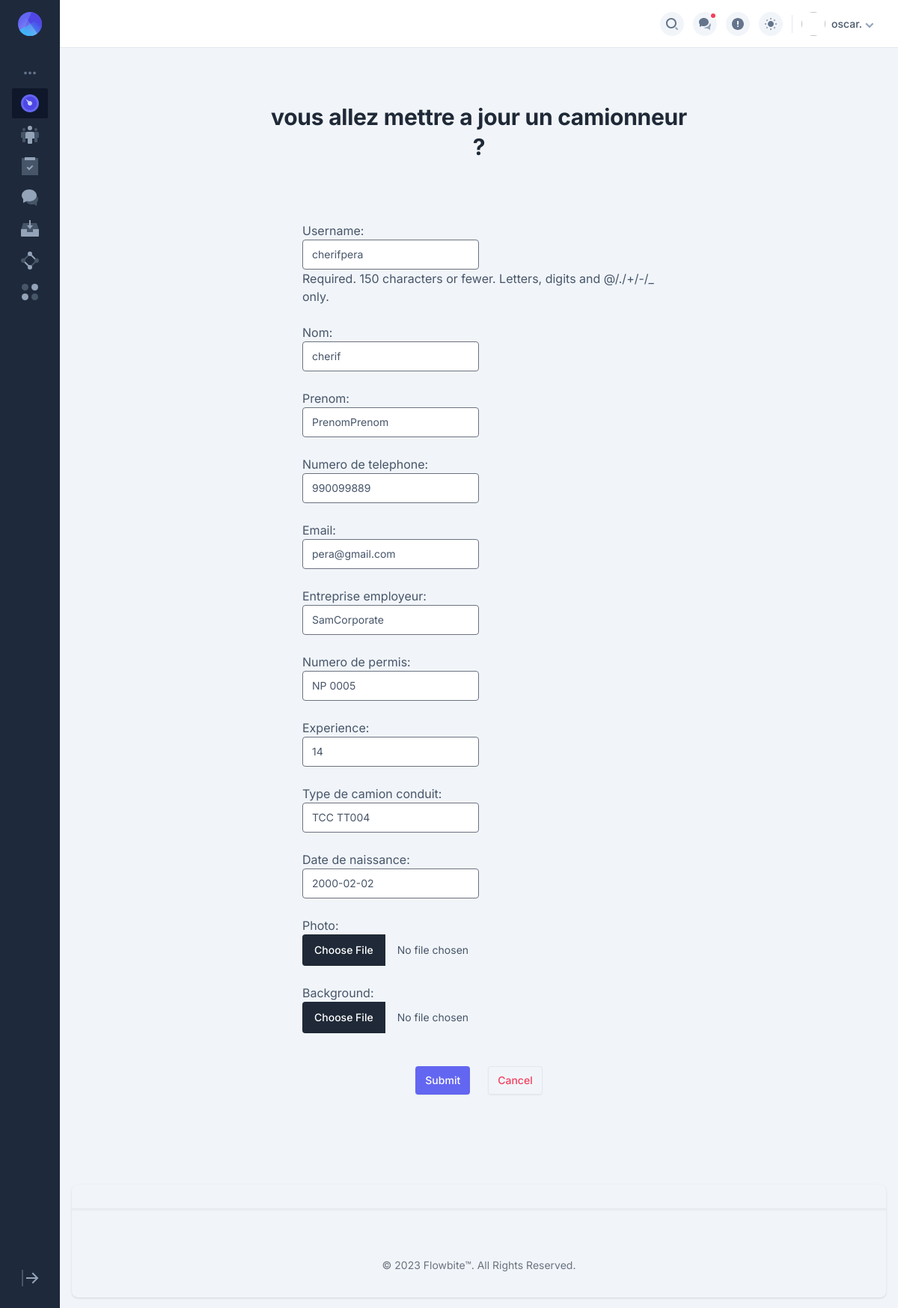
Page /camionneur/update_camionneur/4/ (signed in) on the committed database.
### main_apps/client/models.py (models this page shows, shortened)
class Client(AbstractUser):
    orders = models.ManyToManyField('gestion.Order', through='ClientOrder', related_name='clients')
    photo = models.ImageField(upload_to='profile_pics/', blank=True)
    adresse = models.CharField(max_length=30)
    numero_telephone = models.CharField(max_length=15)
    bio = models.TextField(blank=True)
    date_of_birth = models.DateField(null=True, blank=True)
    phone_number = models.CharField(max_length=15, blank=True)
    location = models.CharField(max_length=100, blank=True)
    cover_picture = models.ImageField(upload_to='cover_picture/', blank=True)
    groups = models.ManyToManyField(
        'auth.Group',
        related_name='client_set',  # Add a unique related_name
        blank=True,
        help_text='The groups this user belongs to. A user will get all permissions granted to each of their groups.',
        verbose_name='groups',
    )
    user_permissions = models.ManyToManyField(
        'auth.Permission',
        related_name='client_set',  # Add a unique related_name
        blank=True,
        help_text='Specific permissions for this user.',
        verbose_name='user permissions',
    )
    USERNAME_FIELD = 'username'
    REQUIRED_FIELDS = ['email', 'numero_telephone']

### main_apps/comionneur/models.py (models this page shows, shortened)
class Camionneur(AbstractUser):
    STATUS_CHOICES = [
        ('actif', 'Actif'),
        ('inactif', 'Inactif'),
    ]
    id = models.AutoField(primary_key=True)
    nom = models.CharField(max_length=100)
    prenom = models.CharField(max_length=100)
    photo = models.ImageField(upload_to='media/', blank=True, null=True)
    background = models.ImageField(upload_to='background/', blank=True, null=True)
    date_de_naissance = models.DateField()
    adresse = models.CharField(max_length=255)
    numero_de_telephone = models.CharField(max_length=20)
    email = models.EmailField(unique=True)
    numero_de_permis = models.CharField(max_length=50)
    experience = models.IntegerField()  # en années
    entreprise_employeur = models.CharField(max_length=100)
    type_de_camion_conduit = models.CharField(max_length=100)
    disponibilite = models.BooleanField(default=True)
    statut_d_emploi = models.CharField(max_length=10, choices=STATUS_CHOICES, default='actif')
    groups = models.ManyToManyField(
        'auth.Group',
        related_name='camionneur_set',  # Add a unique related_name
        blank=True,
        help_text='The groups this user belongs to. A user will get all permissions granted to each of their groups.',
        verbose_name='groups',
    )
    user_permissions = models.ManyToManyField(
        'auth.Permission',
        related_name='camionneur_set',  # Add a unique related_name
        blank=True,
        help_text='Specific permissions for this user.',
        verbose_name='user permissions',
    )
    USERNAME_FIELD = 'username'
    REQUIRED_FIELDS = ['email', 'numero_de_telephone']
    class Meta:
        verbose_name = 'Camionneur'
        verbose_name_plural = 'Camionneurs'

### main_apps/comionneur/views.py (the view)
# urls.py: path('update_camionneur/<int:pk>/', views.update_camionneur, name='update_camionneur'),
@login_required(login_url='/account_login/')
@group_required('admin')
def update_camionneur(request,pk):
    camionneur = get_object_or_404(Camionneur, id=pk)
    if request.method == "POST":
        form = UpdateCamionneurForm(request.POST, request.FILES, instance=camionneur)
        if form.is_valid():
            form.save()
            return redirect('comionneur:list_camionneur')
    else:
        form = UpdateCamionneurForm(instance=camionneur)
    context = {
        'form': form,
        'camionneur': camionneur
    }
    return render(request, 'camionneur/update_camionneur.html', context)

### templates/camionneur/update_camionneur.html (shortened to what this page needs)
{% extends "_base.html" %}
{% load tailwind_filters %}
{% block content %}
<div class="px-2 py-10 sm:px-6 lg:px-8 lg:py-14 mx-auto">
  <div class="max-w-xl mx-auto">
    <div class="text-center">
      <h1 class="text-3xl font-bold text-gray-800 sm:text-4xl dark:text-white">
       vous allez mettre a jour un camionneur ?
      </h1>
    </div>
      <div class='p-12'>
        <form class="form-group-sm" action="{% url 'comionneur:update_camionneur' pk=camionneur.id %}" method="post">
          <div class="flex flex-wrap gap-6 -mx-3 mb-6 space-x-4 mt-8 rounded-full">
              {{ form|crispy }}
          </div>
          <div class='flex justify-center gap-6'>
              <input class='btn cfeqx cf1ce ceqwg mt-5 p-4' type="submit" value="Submit">
              <a class="btn dark:bg-slate-800 p-4 border-slate-200 mt-5 dark:border-slate-700 c46uo cm7vt c6tg6" href="{% url 'comionneur:list_camionneur' %}">Cancel</a>
          </div>
        </form>
      </div>
    </div>
  </div>
</div>
{% endblock content %}

### templates/_base.html (shortened to what this page needs)
{% load compress %}
{% load static %}
<!DOCTYPE html>
<html lang="en">
<head>
    {% compress css %}
    <link rel="stylesheet" href="{% static 'src/output.css' %}">
    {% endcompress %}
    <link href="{% static 'css/vendors/flatpickr.min.css' %}" rel="stylesheet">
    <link href="{% static 'style.css' %}" rel="stylesheet">
</head>
<body class="dark:text-slate-400 c3jt4 c6w4h c6vqo c0ndv csf1w" :class="{ 'sidebar-expanded': sidebarExpanded }" x-data="{ sidebarOpen: false, sidebarExpanded: localStorage.getItem('sidebar-expanded') == 'true' }" x-init="$watch('sidebarExpanded', value => localStorage.setItem('sidebar-expanded', value))">
    <div class="flex ct1ew c3z79">
        <div class="ckgm0">
            <div id="sidebar" class="flex 2xl:!w-64 ck6nx cyd4x c55qz cn5ln cd67z cq8pc c9ivf cz385 c3z79 csj4z ch8aq cufur cgpmj c6fr0 csmh2 c7n6y chmlm c6uf0 c76e0 cvqv9 cp9kb ck3vy c5mbg" :class="sidebarOpen ? 'translate-x-0' : '-translate-x-64'" @click.outside="sidebarOpen = false" @keydown.escape.window="sidebarOpen = false" x-cloak="lg">
                <div class="flex cmgwo cibhb ckgh8 chxpf">
                    <a class="block" href="{% url "gestion:gestion" %}">
                    </a>
                </div>
                <div class="c6kpa">
                    <div>
                        <h3 class="text-slate-500 cqosy cw3n3 c0qeg c70tm">
                            <span class="hidden 2xl:hidden cy96c c9pf1 cob4g co267 chcsl" aria-hidden="true">•••</span>
                        </h3>
                        <ul class="cabqp">
                            <li class="rounded-sm bg-slate-900 cyf82 cp8im cjm6w cfnh0" x-data="{ open: true }">
                                <a class="block cmo81 crp72 c5mjj c32al" href="#0" @click.prevent="open = !open; sidebarExpanded = true">
                                    <div class="flex items-center cmgwo">
                                        <div class="flex items-center">
                                        </div>
                                    </div>
                                </a>
                            </li>
                            <li class="rounded-sm cyf82 cp8im cjm6w cfnh0" x-data="{ open: false }">
                                <a class="block c1hrc cmo81 crp72 c5mjj c32al" href="#0" @click.prevent="open = !open; sidebarExpanded = true">
                                    <div class="flex items-center cmgwo">
                                        <div class="flex items-center">
                                        </div>
                                    </div>
                                </a>
                            </li>
                            <li class="rounded-sm cyf82 cp8im cjm6w cfnh0" x-data="{ open: false }">
                                <a class="block c1hrc cmo81 crp72 c5mjj c32al" href="#0" @click.prevent="open = !open; sidebarExpanded = true">
                                    <div class="flex items-center cmgwo">
                                        <div class="flex items-center">
                                            <svg class="c7n6y ceob2 chcsl" viewBox="0 0 24 24">
                                                <path class="c6w4h c3wll" d="M8 1v2H3v19h18V3h-5V1h7v23H1V1z"></path>
                                                <path class="c6w4h c3wll" d="M1 1h22v23H1z"></path>
                                                <path class="czgoy c3wll" d="M15 10.586L16.414 12 11 17.414 7.586 14 9 12.586l2 2zM5 0h14v4H5z"></path>
                                            </svg>
                                        </div>
                                    </div>
                                </a>
                            </li>
                            <li class="rounded-sm cyf82 cp8im cjm6w cfnh0">
                                <a class="block c1hrc cmo81 crp72 c5mjj c32al" href="messages.html">
                                    <div class="flex items-center cmgwo">
                                        <div class="flex items-center ckut6">
                                        </div>
                                    </div>
                                </a>
                            </li>
                            <li class="rounded-sm cyf82 cp8im cjm6w cfnh0">
                                <a class="block c1hrc cmo81 crp72 c5mjj c32al" href="inbox.html">
                                    <div class="flex items-center">
                                        <svg class="c7n6y ceob2 chcsl" viewBox="0 0 24 24">
                                            <path class="c6w4h c3wll" d="M16 13v4H8v-4H0l3-9h18l3 9h-8Z"></path>
                                            <path class="czgoy c3wll" d="m23.72 12 .229.686A.984.984 0 0 1 24 13v8a1 1 0 0 1-1 1H1a1 1 0 0 1-1-1v-8c0-.107.017-.213.051-.314L.28 12H8v4h8v-4H23.72ZM13 0v7h3l-4 5-4-5h3V0h2Z"></path>
                                        </svg>
                                    </div>
                                </a>
                            </li>
                            <li class="rounded-sm cyf82 cp8im cjm6w cfnh0" x-data="{ open: false }">
                                <a class="block c1hrc cmo81 crp72 c5mjj c32al" href="#0" @click.prevent="open = !open; sidebarExpanded = true">
                                    <div class="flex items-center cmgwo">
                                        <div class="flex items-center">
                                        </div>
                                    </div>
                                </a>
                            </li>
                            <li class="rounded-sm cyf82 cp8im cjm6w cfnh0" x-data="{ open: false }">
                                <a class="block c1hrc cmo81 crp72 c5mjj c32al" href="#0" @click.prevent="open = !open; sidebarExpanded = true">
                                    <div class="flex items-center cmgwo">
                                        <div class="flex items-center">
                                            <svg class="c7n6y ceob2 chcsl" viewBox="0 0 24 24">
                                                <circle class="czgoy c3wll" cx="18.5" cy="5.5" r="4.5"></circle>
                                                <circle class="c6w4h c3wll" cx="5.5" cy="5.5" r="4.5"></circle>
                                                <circle class="c6w4h c3wll" cx="18.5" cy="18.5" r="4.5"></circle>
                                                <circle class="czgoy c3wll" cx="5.5" cy="18.5" r="4.5"></circle>
                                            </svg>
                                        </div>
                                    </div>
                                </a>
                            </li>
                        </ul>
                    </div>
                </div>
                <div class="hidden 2xl:hidden justify-end cs8uq c9pf1 c1481 czx8a">
                    <div class="cjm6w cfnh0">
                        <button @click="sidebarExpanded = !sidebarExpanded">
                            <svg class="cazit c3wll ceob2 chcsl" viewBox="0 0 24 24">
                                <path class="czgoy" d="M19.586 11l-5-5L16 4.586 23.414 12 16 19.414 14.586 18l5-5H7v-2z"></path>
                                <path class="c6w4h" d="M3 23H1V1h2z"></path>
                            </svg>
                        </button>
                    </div>
                </div>
            </div>
        </div>
        <div class="flex c8gbp cqd18 c4ijw chmlm cy6kd">
            <header class="bg-white border-slate-200 dark:border-slate-700 ct3u3 cz4zt cfe53 cvqv9 ciegr">
                <div class="clpyc cj3hv c9r0z">
                    <div class="flex items-center cmgwo c2643 ciqso">
                        <div class="flex items-center cb7d8">
                            <div x-data="{ searchOpen: false }">
                                <button class="flex items-center justify-center rounded-full cu2ps cefxi ce4zx c6vqo chmgx c6dxj" :class="{ 'cr58u': searchOpen }" @click.prevent="searchOpen = true;if (searchOpen) $nextTick(()=>{$refs.searchInput.focus();});" aria-controls="search-modal">
                                </button>
                            </div>
                            <div class="inline-flex c4ijw" x-data="{ open: false }">
                                <button class="flex items-center justify-center rounded-full cu2ps cefxi ce4zx c6vqo chmgx c6dxj" :class="{ 'cr58u': open }" aria-haspopup="true" @click.prevent="open = !open" :aria-expanded="open">
                                    <div class="rounded-full ckkh5 c5khs c0vjv csmh2 cbe4h cke32 c75xa c5m9y cvqv9"></div>
                                </button>
                            </div>
                            <div class="inline-flex c4ijw" x-data="{ open: false }">
                                <button class="flex items-center justify-center rounded-full cu2ps cefxi ce4zx c6vqo chmgx c6dxj" :class="{ 'cr58u': open }" aria-haspopup="true" @click.prevent="open = !open" :aria-expanded="open">
                                    <svg class="cgmrc cm474" viewBox="0 0 16 16" xmlns="http://www.w3.org/2000/svg">
                                        <path class="text-slate-500 dark:text-slate-400 c3wll" d="M8 0C3.6 0 0 3.6 0 8s3.6 8 8 8 8-3.6 8-8-3.6-8-8-8zm0 12c-.6 0-1-.4-1-1s.4-1 1-1 1 .4 1 1-.4 1-1 1zm1-3H7V4h2v5z"></path>
                                    </svg>
                                </button>
                            </div>
                            <div>
                                <label class="flex items-center justify-center rounded-full cu2ps cefxi ce4zx cl9dd c6vqo chmgx c6dxj" for="light-switch">
                                </label>
                            </div>
                            <div class="inline-flex c4ijw" x-data="{ open: false }">
                                <button class="inline-flex justify-center items-center c2djl" aria-haspopup="true" @click.prevent="open = !open" :aria-expanded="open">
                                    {% if request.user.photo %}
                                        <img class="rounded-full chmgx c6dxj" {{ request.user.photo }} width="32" height="32">
                                    {% else %}
                                        <img class="rounded-full chmgx c6dxj" src="{% static 'path/to/default/image.jpg' %}" width="32" height="32">
                                    {% endif %}
                                    <div class="flex items-center c32al">
                                        <span class="text-sm cyefr c0vsa ch1ih cw92y c32al c9o7o">{{request.user.username}}.</span>
                                        <svg class="w-3 h-3 czgoy c3wll c7n6y csib2" viewBox="0 0 12 12">
                                            <path d="M5.9 11.4L.5 6l1.4-1.4 4 4 4-4L11.3 6z"></path>
                                        </svg>
                                    </div>
                                </button>
                            </div>
                        </div>
                    </div>
                </div>
            </header>
            <div class="container mx-auto mt-4">
                {% block content %}
                {% endblock content %}
            <footer class="bottom-fixed rounded-lg shadow dark:bg-gray-900 m-4">
                <hr class="my-6 border-gray-200 shadow sm:mx-auto dark:border-gray-700 lg:my-8" />
                <div class="w-full max-w-screen-xl  mx-auto p-4 md:py-8">
                    <span class="block text-sm text-gray-500 text-center sm:text-center dark:text-gray-400">© 2023 <a href="https://flowbite.com/" class="hover:underline">Flowbite™</a>. All Rights Reserved.</span>
                </div>
            </footer>
            </div>
        </div>
</body>
</html>

### rows in the picture
Client: user.username "oscar"
Camionneur: username "cherifpera", nom "cherif", prenom "PrenomPrenom", numero_de_telephone "990099889", email "pera@gmail.com", entreprise_employeur "SamCorporate", numero_de_permis "NP 0005", experience "14", type_de_camion_conduit "TCC TT004", date_de_naissance "2000-02-02"
